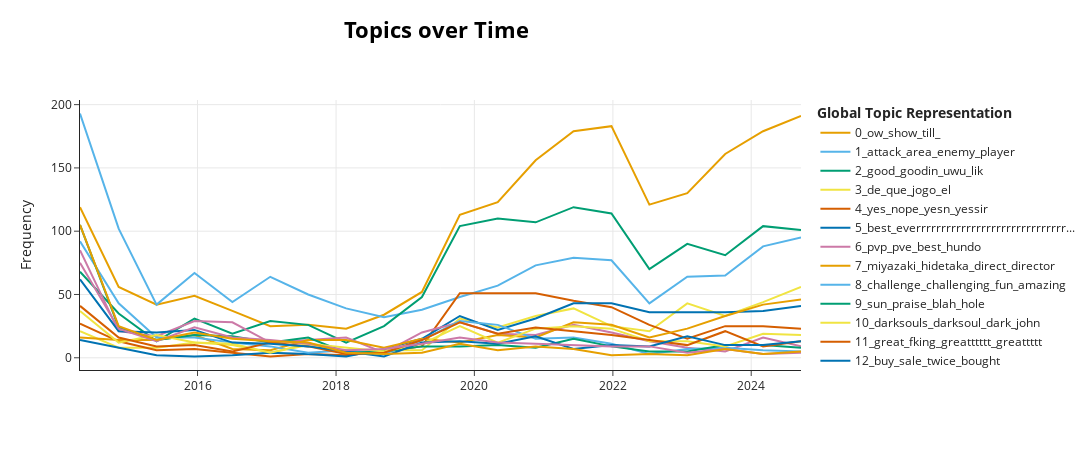

Here is the notebook cell this chart was saved with:
### Code cell
topic_model.visualize_topics_over_time(topics_over_time, top_n_topics=15)

### Figure 1 — Plotly figure (JSON) as saved in the notebook; plotly's stock layout.template omitted (floating-point values rounded to 4 significant figures)
{"data": [{"hoverinfo": "text", "hovertext": ["<b>Topic 0</b><br>Words: ow, show, till, , ", "<b>Topic 0</b><br>Words: ow, show, till, , ", "<b>Topic 0</b><br>Words: ow, show, till, , ", "<b>Topic 0</b><br>Words: ow, show, till, , ", "<b>Topic 0</b><br>Words: ow, show, till, , ", "<b>Topic 0</b><br>Words: ow, show, till, , ", "<b>Topic 0</b><br>Words: ow, show, till, , ", "<b>Topic 0</b><br>Words: ow, show, till, , ", "<b>Topic 0</b><br>Words: show, ow, till, , ", "<b>Topic 0</b><br>Words: ow, show, till, , ", "<b>Topic 0</b><br>Words: ow, show, till, , ", "<b>Topic 0</b><br>Words: ow, show, till, , ", "<b>Topic 0</b><br>Words: ow, show, till, , ", "<b>Topic 0</b><br>Words: show, ow, till, , ", "<b>Topic 0</b><br>Words: ow, show, till, , ", "<b>Topic 0</b><br>Words: ow, show, till, , ", "<b>Topic 0</b><br>Words: ow, show, till, , ", "<b>Topic 0</b><br>Words: ow, show, till, , ", "<b>Topic 0</b><br>Words: till, ow, show, , ", "<b>Topic 0</b><br>Words: ow, show, till, , "], "marker": {"color": "#E69F00"}, "mode": "lines", "name": "0_ow_show_till_", "type": "scatter", "x": ["2014-04-20T18:06:56.036000", "2014-11-10T19:22:33.200000", "2015-05-29T20:36:41.400000", "2015-12-15T21:50:49.600000", "2016-07-02T23:04:57.800000", "2017-01-19T00:19:06", "2017-08-07T01:33:14.200000", "2018-02-23T02:47:22.400000", "2018-09-11T04:01:30.600000", "2019-03-30T05:15:38.800000", "2019-10-16T06:29:47", "2020-05-03T07:43:55.200000", "2020-11-19T08:58:03.400000", "2021-06-07T10:12:11.600000", "2021-12-24T11:26:19.800000", "2022-07-12T12:40:28", "2023-01-28T13:54:36.200000", "2023-08-16T15:08:44.400000", "2024-03-03T16:22:52.600000", "2024-09-19T17:37:00.800000"], "y": [119, 56, 42, 49, 37, 25, 26, 23, 34, 52, 113, 123, 156, 179, 183, 121, 130, 161, 179, 191]}, {"hoverinfo": "text", "hovertext": ["<b>Topic 1</b><br>Words: covenant, bursss, player, weapon, bonfire", "<b>Topic 1</b><br>Words: matrixdll, player, new, area, fight", "<b>Topic 1</b><br>Words: dks, das, da, enemy, item", "<b>Topic 1</b><br>Words: katana, chaos, rapier, ice, havel", "<b>Topic 1</b><br>Words: area, player, attack, weapon, enemy", "<b>Topic 1</b><br>Words: attack, bonfire, item, weapon, damage", "<b>Topic 1</b><br>Words: area, covenant, attack, item, enemy", "<b>Topic 1</b><br>Words: attack, player, damage, enemy, certain", "<b>Topic 1</b><br>Words: attack, area, player, damage, enemy", "<b>Topic 1</b><br>Words: enemy, area, damage, fight, stats", "<b>Topic 1</b><br>Words: bean, enemy, area, attack, fight", "<b>Topic 1</b><br>Words: attack, roll, area, enemy, animation", "<b>Topic 1</b><br>Words: attack, enemy, area, roll, damage", "<b>Topic 1</b><br>Words: attack, heal, area, enemy, frame", "<b>Topic 1</b><br>Words: iron, keep, hate, attack, fight", "<b>Topic 1</b><br>Words: enemy, estus, url, level, certain", "<b>Topic 1</b><br>Words: attack, animation, enemy, king, bos", "<b>Topic 1</b><br>Words: dementia, attack, bos, fight, enemy", "<b>Topic 1</b><br>Words: tyler, creator, enemy, area, attack", "<b>Topic 1</b><br>Words: spoiler, enemy, area, damage, feel"], "marker": {"color": "#56B4E9"}, "mode": "lines", "name": "1_attack_area_enemy_player", "type": "scatter", "x": ["2014-04-20T18:06:56.036000", "2014-11-10T19:22:33.200000", "2015-05-29T20:36:41.400000", "2015-12-15T21:50:49.600000", "2016-07-02T23:04:57.800000", "2017-01-19T00:19:06", "2017-08-07T01:33:14.200000", "2018-02-23T02:47:22.400000", "2018-09-11T04:01:30.600000", "2019-03-30T05:15:38.800000", "2019-10-16T06:29:47", "2020-05-03T07:43:55.200000", "2020-11-19T08:58:03.400000", "2021-06-07T10:12:11.600000", "2021-12-24T11:26:19.800000", "2022-07-12T12:40:28", "2023-01-28T13:54:36.200000", "2023-08-16T15:08:44.400000", "2024-03-03T16:22:52.600000", "2024-09-19T17:37:00.800000"], "y": [193, 102, 42, 67, 44, 64, 50, 39, 32, 38, 48, 57, 73, 79, 77, 43, 64, 65, 88, 95]}, {"hoverinfo": "text", "hovertext": ["<b>Topic 2</b><br>Words: good, as, goodin, uwu, lik", "<b>Topic 2</b><br>Words: good, dat, pussy, goodin, uwu", "<b>Topic 2</b><br>Words: good, goodin, uwu, lik, mm", "<b>Topic 2</b><br>Words: good, goodin, uwu, lik, mm", "<b>Topic 2</b><br>Words: good, goodin, uwu, lik, mm", "<b>Topic 2</b><br>Words: good, goodin, uwu, lik, mm", "<b>Topic 2</b><br>Words: good, goodin, uwu, lik, mm", "<b>Topic 2</b><br>Words: good, goodin, uwu, lik, mm", "<b>Topic 2</b><br>Words: good, goodin, uwu, lik, mm", "<b>Topic 2</b><br>Words: good, noice, goodin, uwu, lik", "<b>Topic 2</b><br>Words: good, lik, goodin, uwu, mm", "<b>Topic 2</b><br>Words: good, mm, lol, dks, goodin", "<b>Topic 2</b><br>Words: good, goodin, uwu, lik, mm", "<b>Topic 2</b><br>Words: good, thats, goodin, uwu, lik", "<b>Topic 2</b><br>Words: good, er, please, goodin, uwu", "<b>Topic 2</b><br>Words: good, goodin, uwu, lik, mm", "<b>Topic 2</b><br>Words: good, goodin, uwu, lik, mm", "<b>Topic 2</b><br>Words: good, goodin, uh, nioh, af", "<b>Topic 2</b><br>Words: good, ol, goodin, uwu, lik", "<b>Topic 2</b><br>Words: good, uwu, goodin, lik, mm"], "marker": {"color": "#009E73"}, "mode": "lines", "name": "2_good_goodin_uwu_lik", "type": "scatter", "x": ["2014-04-20T18:06:56.036000", "2014-11-10T19:22:33.200000", "2015-05-29T20:36:41.400000", "2015-12-15T21:50:49.600000", "2016-07-02T23:04:57.800000", "2017-01-19T00:19:06", "2017-08-07T01:33:14.200000", "2018-02-23T02:47:22.400000", "2018-09-11T04:01:30.600000", "2019-03-30T05:15:38.800000", "2019-10-16T06:29:47", "2020-05-03T07:43:55.200000", "2020-11-19T08:58:03.400000", "2021-06-07T10:12:11.600000", "2021-12-24T11:26:19.800000", "2022-07-12T12:40:28", "2023-01-28T13:54:36.200000", "2023-08-16T15:08:44.400000", "2024-03-03T16:22:52.600000", "2024-09-19T17:37:00.800000"], "y": [68, 35, 13, 31, 19, 29, 26, 12, 25, 48, 104, 110, 107, 119, 114, 70, 90, 81, 104, 101]}, {"hoverinfo": "text", "hovertext": ["<b>Topic 3</b><br>Words: que, jogo, de, el, primeiro", "<b>Topic 3</b><br>Words: de, que, jogo, la, et", "<b>Topic 3</b><br>Words: que, el, jogo, ncia, de", "<b>Topic 3</b><br>Words: que, jogo, de, se, morrer", "<b>Topic 3</b><br>Words: de, el, que, la, en", "<b>Topic 3</b><br>Words: que, de, su, la, en", "<b>Topic 3</b><br>Words: que, la, se, el, de", "<b>Topic 3</b><br>Words: morrer, perfeito, matar, mais, se", "<b>Topic 3</b><br>Words: el, de, favorita, mentale, castigara", "<b>Topic 3</b><br>Words: jogo, que, para, de, jogar", "<b>Topic 3</b><br>Words: que, jogo, juegazo, de, pero", "<b>Topic 3</b><br>Words: jogo, que, de, ma, um", "<b>Topic 3</b><br>Words: novo, de, que, el, jogo", "<b>Topic 3</b><br>Words: que, de, jogo, juego, um", "<b>Topic 3</b><br>Words: de, la, que, el, juego", "<b>Topic 3</b><br>Words: que, de, pra, jogo, voc", "<b>Topic 3</b><br>Words: que, de, jogo, um, el", "<b>Topic 3</b><br>Words: te, odeio, amo, de, que", "<b>Topic 3</b><br>Words: de, que, el, juego, jogo", "<b>Topic 3</b><br>Words: que, de, jogo, la, el"], "marker": {"color": "#F0E442"}, "mode": "lines", "name": "3_de_que_jogo_el", "type": "scatter", "x": ["2014-04-20T18:06:56.036000", "2014-11-10T19:22:33.200000", "2015-05-29T20:36:41.400000", "2015-12-15T21:50:49.600000", "2016-07-02T23:04:57.800000", "2017-01-19T00:19:06", "2017-08-07T01:33:14.200000", "2018-02-23T02:47:22.400000", "2018-09-11T04:01:30.600000", "2019-03-30T05:15:38.800000", "2019-10-16T06:29:47", "2020-05-03T07:43:55.200000", "2020-11-19T08:58:03.400000", "2021-06-07T10:12:11.600000", "2021-12-24T11:26:19.800000", "2022-07-12T12:40:28", "2023-01-28T13:54:36.200000", "2023-08-16T15:08:44.400000", "2024-03-03T16:22:52.600000", "2024-09-19T17:37:00.800000"], "y": [21, 8, 8, 12, 10, 4, 10, 4, 6, 6, 31, 24, 33, 39, 25, 21, 43, 33, 44, 56]}, {"hoverinfo": "text", "hovertext": ["<b>Topic 4</b><br>Words: yes, nope, frog, yesn, yessir", "<b>Topic 4</b><br>Words: yes, nope, yesn, yessir, frog", "<b>Topic 4</b><br>Words: yes, nope, yesn, yessir, frog", "<b>Topic 4</b><br>Words: yes, nope, yesn, yessir, frog", "<b>Topic 4</b><br>Words: yes, nope, yesn, yessir, frog", "<b>Topic 4</b><br>Words: yes, nope, yesn, yessir, frog", "<b>Topic 4</b><br>Words: yes, nope, yesn, yessir, frog", "<b>Topic 4</b><br>Words: yes, nope, yesn, yessir, frog", "<b>Topic 4</b><br>Words: yes, nope, yesn, yessir, frog", "<b>Topic 4</b><br>Words: yes, nope, yesn, yessir, frog", "<b>Topic 4</b><br>Words: yes, nope, yesn, yessir, frog", "<b>Topic 4</b><br>Words: yes, nope, yesn, yessir, frog", "<b>Topic 4</b><br>Words: yes, nope, yesn, yessir, frog", "<b>Topic 4</b><br>Words: yes, thank, nope, bro, sir", "<b>Topic 4</b><br>Words: yes, nope, yesn, yessir, frog", "<b>Topic 4</b><br>Words: yes, nope, yesn, yessir, frog", "<b>Topic 4</b><br>Words: yes, nope, yesn, yessir, frog", "<b>Topic 4</b><br>Words: yes, yessir, nope, yesn, frog", "<b>Topic 4</b><br>Words: yes, nope, yesn, yessir, frog", "<b>Topic 4</b><br>Words: yes, nope, yesn, yessir, frog"], "marker": {"color": "#D55E00"}, "mode": "lines", "name": "4_yes_nope_yesn_yessir", "type": "scatter", "x": ["2014-04-20T18:06:56.036000", "2014-11-10T19:22:33.200000", "2015-05-29T20:36:41.400000", "2015-12-15T21:50:49.600000", "2016-07-02T23:04:57.800000", "2017-01-19T00:19:06", "2017-08-07T01:33:14.200000", "2018-02-23T02:47:22.400000", "2018-09-11T04:01:30.600000", "2019-03-30T05:15:38.800000", "2019-10-16T06:29:47", "2020-05-03T07:43:55.200000", "2020-11-19T08:58:03.400000", "2021-06-07T10:12:11.600000", "2021-12-24T11:26:19.800000", "2022-07-12T12:40:28", "2023-01-28T13:54:36.200000", "2023-08-16T15:08:44.400000", "2024-03-03T16:22:52.600000", "2024-09-19T17:37:00.800000"], "y": [27, 13, 6, 7, 4, 1, 3, 2, 5, 9, 51, 51, 51, 45, 40, 26, 15, 25, 25, 23]}, {"hoverinfo": "text", "hovertext": ["<b>Topic 5</b><br>Words: best, everrrrrrrrrrrrrrrrrrrrrrrrrrrrrrrrrrrrrrrrrrrrrrrrrrrrrrrrrrrrrrrrrrrrrrrrrrrrrrrrrrrrrrrrrrrrrrrrrrrrrrr, proper, job, lol", "<b>Topic 5</b><br>Words: best, everrrrrrrrrrrrrrrrrrrrrrrrrrrrrrrrrrrrrrrrrrrrrrrrrrrrrrrrrrrrrrrrrrrrrrrrrrrrrrrrrrrrrrrrrrrrrrrrrrrrrrr, proper, job, lol", "<b>Topic 5</b><br>Words: best, everrrrrrrrrrrrrrrrrrrrrrrrrrrrrrrrrrrrrrrrrrrrrrrrrrrrrrrrrrrrrrrrrrrrrrrrrrrrrrrrrrrrrrrrrrrrrrrrrrrrrrr, proper, job, lol", "<b>Topic 5</b><br>Words: best, everrrrrrrrrrrrrrrrrrrrrrrrrrrrrrrrrrrrrrrrrrrrrrrrrrrrrrrrrrrrrrrrrrrrrrrrrrrrrrrrrrrrrrrrrrrrrrrrrrrrrrr, proper, job, lol", "<b>Topic 5</b><br>Words: best, lol, everrrrrrrrrrrrrrrrrrrrrrrrrrrrrrrrrrrrrrrrrrrrrrrrrrrrrrrrrrrrrrrrrrrrrrrrrrrrrrrrrrrrrrrrrrrrrrrrrrrrrrr, proper, job", "<b>Topic 5</b><br>Words: best, everrrrrrrrrrrrrrrrrrrrrrrrrrrrrrrrrrrrrrrrrrrrrrrrrrrrrrrrrrrrrrrrrrrrrrrrrrrrrrrrrrrrrrrrrrrrrrrrrrrrrrr, proper, job, lol", "<b>Topic 5</b><br>Words: best, everrrrrrrrrrrrrrrrrrrrrrrrrrrrrrrrrrrrrrrrrrrrrrrrrrrrrrrrrrrrrrrrrrrrrrrrrrrrrrrrrrrrrrrrrrrrrrrrrrrrrrr, proper, job, lol", "<b>Topic 5</b><br>Words: best, everrrrrrrrrrrrrrrrrrrrrrrrrrrrrrrrrrrrrrrrrrrrrrrrrrrrrrrrrrrrrrrrrrrrrrrrrrrrrrrrrrrrrrrrrrrrrrrrrrrrrrr, proper, job, lol", "<b>Topic 5</b><br>Words: best, everrrrrrrrrrrrrrrrrrrrrrrrrrrrrrrrrrrrrrrrrrrrrrrrrrrrrrrrrrrrrrrrrrrrrrrrrrrrrrrrrrrrrrrrrrrrrrrrrrrrrrr, proper, job, lol", "<b>Topic 5</b><br>Words: best, everrrrrrrrrrrrrrrrrrrrrrrrrrrrrrrrrrrrrrrrrrrrrrrrrrrrrrrrrrrrrrrrrrrrrrrrrrrrrrrrrrrrrrrrrrrrrrrrrrrrrrr, proper, job, lol", "<b>Topic 5</b><br>Words: best, everrrrrrrrrrrrrrrrrrrrrrrrrrrrrrrrrrrrrrrrrrrrrrrrrrrrrrrrrrrrrrrrrrrrrrrrrrrrrrrrrrrrrrrrrrrrrrrrrrrrrrr, proper, job, lol", "<b>Topic 5</b><br>Words: best, everrrrrrrrrrrrrrrrrrrrrrrrrrrrrrrrrrrrrrrrrrrrrrrrrrrrrrrrrrrrrrrrrrrrrrrrrrrrrrrrrrrrrrrrrrrrrrrrrrrrrrr, proper, job, lol", "<b>Topic 5</b><br>Words: best, everrrrrrrrrrrrrrrrrrrrrrrrrrrrrrrrrrrrrrrrrrrrrrrrrrrrrrrrrrrrrrrrrrrrrrrrrrrrrrrrrrrrrrrrrrrrrrrrrrrrrrr, proper, job, lol", "<b>Topic 5</b><br>Words: best, everrrrrrrrrrrrrrrrrrrrrrrrrrrrrrrrrrrrrrrrrrrrrrrrrrrrrrrrrrrrrrrrrrrrrrrrrrrrrrrrrrrrrrrrrrrrrrrrrrrrrrr, proper, job, lol", "<b>Topic 5</b><br>Words: best, everrrrrrrrrrrrrrrrrrrrrrrrrrrrrrrrrrrrrrrrrrrrrrrrrrrrrrrrrrrrrrrrrrrrrrrrrrrrrrrrrrrrrrrrrrrrrrrrrrrrrrr, proper, job, lol", "<b>Topic 5</b><br>Words: best, since, everrrrrrrrrrrrrrrrrrrrrrrrrrrrrrrrrrrrrrrrrrrrrrrrrrrrrrrrrrrrrrrrrrrrrrrrrrrrrrrrrrrrrrrrrrrrrrrrrrrrrrr, proper, job", "<b>Topic 5</b><br>Words: best, everrrrrrrrrrrrrrrrrrrrrrrrrrrrrrrrrrrrrrrrrrrrrrrrrrrrrrrrrrrrrrrrrrrrrrrrrrrrrrrrrrrrrrrrrrrrrrrrrrrrrrr, proper, job, lol", "<b>Topic 5</b><br>Words: best, right, everrrrrrrrrrrrrrrrrrrrrrrrrrrrrrrrrrrrrrrrrrrrrrrrrrrrrrrrrrrrrrrrrrrrrrrrrrrrrrrrrrrrrrrrrrrrrrrrrrrrrrr, proper, job", "<b>Topic 5</b><br>Words: best, everrrrrrrrrrrrrrrrrrrrrrrrrrrrrrrrrrrrrrrrrrrrrrrrrrrrrrrrrrrrrrrrrrrrrrrrrrrrrrrrrrrrrrrrrrrrrrrrrrrrrrr, proper, job, lol", "<b>Topic 5</b><br>Words: best, everrrrrrrrrrrrrrrrrrrrrrrrrrrrrrrrrrrrrrrrrrrrrrrrrrrrrrrrrrrrrrrrrrrrrrrrrrrrrrrrrrrrrrrrrrrrrrrrrrrrrrr, proper, job, lol"], "marker": {"color": "#0072B2"}, "mode": "lines", "name": "5_best_everrrrrrrrrrrrrrrrrrrrrrrrrrrrrr...", "type": "scatter", "x": ["2014-04-20T18:06:56.036000", "2014-11-10T19:22:33.200000", "2015-05-29T20:36:41.400000", "2015-12-15T21:50:49.600000", "2016-07-02T23:04:57.800000", "2017-01-19T00:19:06", "2017-08-07T01:33:14.200000", "2018-02-23T02:47:22.400000", "2018-09-11T04:01:30.600000", "2019-03-30T05:15:38.800000", "2019-10-16T06:29:47", "2020-05-03T07:43:55.200000", "2020-11-19T08:58:03.400000", "2021-06-07T10:12:11.600000", "2021-12-24T11:26:19.800000", "2022-07-12T12:40:28", "2023-01-28T13:54:36.200000", "2023-08-16T15:08:44.400000", "2024-03-03T16:22:52.600000", "2024-09-19T17:37:00.800000"], "y": [14, 8, 2, 1, 2, 4, 3, 1, 7, 15, 33, 22, 31, 43, 43, 36, 36, 36, 37, 41]}, {"hoverinfo": "text", "hovertext": ["<b>Topic 6</b><br>Words: pvp, pve, deths, servrs, slighly", "<b>Topic 6</b><br>Words: pvp, ice, raipers, againsts, bugginess", "<b>Topic 6</b><br>Words: stunlock, pvp, pve, zuck, bellbro", "<b>Topic 6</b><br>Words: pvp, pve, havemybabies, tstorm, infinetly", "<b>Topic 6</b><br>Words: pvp, pve, female, anillo, soluborne", "<b>Topic 6</b><br>Words: pvp, pve, unbelievable, prefere, ham", "<b>Topic 6</b><br>Words: pvp, neato, forced, ping, pve", "<b>Topic 6</b><br>Words: pvp, noxious, spends, gamedesign, pve", "<b>Topic 6</b><br>Words: actuall, pussy, ton, pvp, count", "<b>Topic 6</b><br>Words: pvp, pve, tipper, fedora, hatemail", "<b>Topic 6</b><br>Words: pvp, pve, litreally, dankest, lp", "<b>Topic 6</b><br>Words: pvp, pve, spurg, campaing, refuge", "<b>Topic 6</b><br>Words: pvp, pve, matchmacking, casulz, simillar", "<b>Topic 6</b><br>Words: pvp, hundo, pve, estoc, pagchomp", "<b>Topic 6</b><br>Words: pvp, pve, crazi, brst, emoticon", "<b>Topic 6</b><br>Words: pvp, ideology, spammer, acolyte, unknown", "<b>Topic 6</b><br>Words: beg, embodiment, griefers, pvp, raid", "<b>Topic 6</b><br>Words: cosmetic, navigation, sol, medieval, pvp", "<b>Topic 6</b><br>Words: ole, pve, pvp, experimentally, vip", "<b>Topic 6</b><br>Words: pvp, comp, swordplay, boo, cringe"], "marker": {"color": "#CC79A7"}, "mode": "lines", "name": "6_pvp_pve_best_hundo", "type": "scatter", "x": ["2014-04-20T18:06:56.036000", "2014-11-10T19:22:33.200000", "2015-05-29T20:36:41.400000", "2015-12-15T21:50:49.600000", "2016-07-02T23:04:57.800000", "2017-01-19T00:19:06", "2017-08-07T01:33:14.200000", "2018-02-23T02:47:22.400000", "2018-09-11T04:01:30.600000", "2019-03-30T05:15:38.800000", "2019-10-16T06:29:47", "2020-05-03T07:43:55.200000", "2020-11-19T08:58:03.400000", "2021-06-07T10:12:11.600000", "2021-12-24T11:26:19.800000", "2022-07-12T12:40:28", "2023-01-28T13:54:36.200000", "2023-08-16T15:08:44.400000", "2024-03-03T16:22:52.600000", "2024-09-19T17:37:00.800000"], "y": [85, 21, 17, 29, 28, 12, 14, 16, 4, 20, 28, 19, 18, 26, 20, 13, 8, 5, 16, 9]}, {"hoverinfo": "text", "hovertext": ["<b>Topic 7</b><br>Words: miyazaki, hidetaka, director, labrynth, solaire", "<b>Topic 7</b><br>Words: miyazaki, burger, film, director, hidetaka", "<b>Topic 7</b><br>Words: miyazaki, hidetaka, queen, challanage, golem", "<b>Topic 7</b><br>Words: miyazaki, hidetaka, sparse, director, figurine", "<b>Topic 7</b><br>Words: dat, miyazaki, wahhhh, semblence, opininon", "<b>Topic 7</b><br>Words: dksi, miyazaki, writer, section, iic", "<b>Topic 7</b><br>Words: miyazaki, hidetaka, cover, direct, novel", "<b>Topic 7</b><br>Words: miyazaki, initially, unknowing, intensity, lovecraft", "<b>Topic 7</b><br>Words: miyazaki, bloodborn, tattoo, alot, gem", "<b>Topic 7</b><br>Words: miyazaki, critique, iframes, familiar, unexplained", "<b>Topic 7</b><br>Words: miyazaki, absence, controversy, ornstein, hidetaka", "<b>Topic 7</b><br>Words: miyazaki, direct, hidetaka, miazaki, director", "<b>Topic 7</b><br>Words: miyazaki, hidetaka, tomohiro, shibuya, direct", "<b>Topic 7</b><br>Words: miyazaki, direct, absence, hidetaka, enormous", "<b>Topic 7</b><br>Words: miyazaki, hidetaka, direct, url, intention", "<b>Topic 7</b><br>Words: miyazaki, hidetaka, development, lopsided, ai", "<b>Topic 7</b><br>Words: miyazaki, emoji, hidetaka, soulslike, trevor", "<b>Topic 7</b><br>Words: miyazaki, hidetaka, spoiler, thank, tanimura", "<b>Topic 7</b><br>Words: miyazaki, hidetaka, direct, director, tedium", "<b>Topic 7</b><br>Words: miyazaki, hidetaka, direct, director, round"], "marker": {"color": "#E69F00"}, "mode": "lines", "name": "7_miyazaki_hidetaka_direct_director", "type": "scatter", "x": ["2014-04-20T18:06:56.036000", "2014-11-10T19:22:33.200000", "2015-05-29T20:36:41.400000", "2015-12-15T21:50:49.600000", "2016-07-02T23:04:57.800000", "2017-01-19T00:19:06", "2017-08-07T01:33:14.200000", "2018-02-23T02:47:22.400000", "2018-09-11T04:01:30.600000", "2019-03-30T05:15:38.800000", "2019-10-16T06:29:47", "2020-05-03T07:43:55.200000", "2020-11-19T08:58:03.400000", "2021-06-07T10:12:11.600000", "2021-12-24T11:26:19.800000", "2022-07-12T12:40:28", "2023-01-28T13:54:36.200000", "2023-08-16T15:08:44.400000", "2024-03-03T16:22:52.600000", "2024-09-19T17:37:00.800000"], "y": [16, 14, 14, 18, 7, 6, 14, 14, 8, 15, 12, 18, 16, 28, 26, 16, 23, 33, 42, 46]}, {"hoverinfo": "text", "hovertext": ["<b>Topic 8</b><br>Words: challenge, challenging, fun, eyesockets, centry", "<b>Topic 8</b><br>Words: challenge, defenately, supah, challenging, agrivating", "<b>Topic 8</b><br>Words: challenge, messing, challenging, sole, starter", "<b>Topic 8</b><br>Words: challenge, reccomendo, versus, challenging, enimies", "<b>Topic 8</b><br>Words: challenge, squooshed, whale, challenging, ver", "<b>Topic 8</b><br>Words: difficeurewlt, sophisticatioadawdw, awd, challenge, gift", "<b>Topic 8</b><br>Words: daily, challenge, affect, regret, satisfy", "<b>Topic 8</b><br>Words: littt, lul, challenge, race, thru", "<b>Topic 8</b><br>Words: grasp, timing, hop, challenge, ago", "<b>Topic 8</b><br>Words: challenge, aaaaaarrrrghhhh, grapchical, mutant, adventurous", "<b>Topic 8</b><br>Words: challenge, challenging, pastime, haaard, awesomely", "<b>Topic 8</b><br>Words: challenge, aaaaaaaaaaaaaaaaaaaaaaaaaaaaaaaaaaaaaaaaaaaaaaaaaaaaaaaaaaaaaahhhhhhhhhhhhhhhhhhhhhhhhhhhhhhhhhhhhhhhhhhhhhh, aaaaaaaaaaaaaaaaaaaaaaaaaaaaaaaaahhhhhhhhhhhhhhhhhhhhhhhhhhhhhhhhhhhhhhhhhhhhhhhhhhhhhhhh, legendary, success", "<b>Topic 8</b><br>Words: challenge, challenging, finnished, enimies, gratify", "<b>Topic 8</b><br>Words: challenge, tad, overcome, challenging, hair", "<b>Topic 8</b><br>Words: challenge, shady, obtuse, reveal, worthwhile", "<b>Topic 8</b><br>Words: amazing, challenge, would, pretty, fun", "<b>Topic 8</b><br>Words: stressing, memed, challenge, challenging, eh", "<b>Topic 8</b><br>Words: scrabble, bringer, goldfish, certify, challenged", "<b>Topic 8</b><br>Words: understnad, ounce, challenge, buggy, challenging", "<b>Topic 8</b><br>Words: challengeing, bid, colorful, challenge, frustrated"], "marker": {"color": "#56B4E9"}, "mode": "lines", "name": "8_challenge_challenging_fun_amazing", "type": "scatter", "x": ["2014-04-20T18:06:56.036000", "2014-11-10T19:22:33.200000", "2015-05-29T20:36:41.400000", "2015-12-15T21:50:49.600000", "2016-07-02T23:04:57.800000", "2017-01-19T00:19:06", "2017-08-07T01:33:14.200000", "2018-02-23T02:47:22.400000", "2018-09-11T04:01:30.600000", "2019-03-30T05:15:38.800000", "2019-10-16T06:29:47", "2020-05-03T07:43:55.200000", "2020-11-19T08:58:03.400000", "2021-06-07T10:12:11.600000", "2021-12-24T11:26:19.800000", "2022-07-12T12:40:28", "2023-01-28T13:54:36.200000", "2023-08-16T15:08:44.400000", "2024-03-03T16:22:52.600000", "2024-09-19T17:37:00.800000"], "y": [92, 43, 16, 16, 12, 9, 4, 6, 3, 14, 29, 26, 15, 16, 11, 3, 7, 8, 6, 5]}, {"hoverinfo": "text", "hovertext": ["<b>Topic 9</b><br>Words: sun, praise, blah, hole, adherent", "<b>Topic 9</b><br>Words: sun, praise, bangt, huraah, bloom", "<b>Topic 9</b><br>Words: sun, praise, eighty, matey, biatch", "<b>Topic 9</b><br>Words: sun, praise, energy, goty, addict", "<b>Topic 9</b><br>Words: sun, praise, toast, hole, blah", "<b>Topic 9</b><br>Words: sun, praise, sunny, blah, hole", "<b>Topic 9</b><br>Words: sun, praise, dat, gravity, ign", "<b>Topic 9</b><br>Words: sun, blah, praise, meme, tongue", "<b>Topic 9</b><br>Words: sun, praise, dark, extra, content", "<b>Topic 9</b><br>Words: sun, praise, sunnnnnnnnnn, uncle, creepy", "<b>Topic 9</b><br>Words: sun, praise, blah, hole, eighty", "<b>Topic 9</b><br>Words: sun, praise, paise, blah, hole", "<b>Topic 9</b><br>Words: sun, praise, suck, blah, hole", "<b>Topic 9</b><br>Words: sun, praise, odball, ok, blah", "<b>Topic 9</b><br>Words: sun, praise, completion, difficulty, blah", "<b>Topic 9</b><br>Words: sun, praise, server, back, blah", "<b>Topic 9</b><br>Words: sun, praise, blah, hole, eighty", "<b>Topic 9</b><br>Words: sun, praise, introspection, therefore, require", "<b>Topic 9</b><br>Words: sun, praise, hoorah, swallow, bom", "<b>Topic 9</b><br>Words: sun, praise, luv, pray, dis"], "marker": {"color": "#009E73"}, "mode": "lines", "name": "9_sun_praise_blah_hole", "type": "scatter", "x": ["2014-04-20T18:06:56.036000", "2014-11-10T19:22:33.200000", "2015-05-29T20:36:41.400000", "2015-12-15T21:50:49.600000", "2016-07-02T23:04:57.800000", "2017-01-19T00:19:06", "2017-08-07T01:33:14.200000", "2018-02-23T02:47:22.400000", "2018-09-11T04:01:30.600000", "2019-03-30T05:15:38.800000", "2019-10-16T06:29:47", "2020-05-03T07:43:55.200000", "2020-11-19T08:58:03.400000", "2021-06-07T10:12:11.600000", "2021-12-24T11:26:19.800000", "2022-07-12T12:40:28", "2023-01-28T13:54:36.200000", "2023-08-16T15:08:44.400000", "2024-03-03T16:22:52.600000", "2024-09-19T17:37:00.800000"], "y": [105, 24, 14, 18, 17, 12, 16, 4, 5, 9, 9, 10, 8, 15, 9, 5, 5, 10, 10, 8]}, {"hoverinfo": "text", "hovertext": ["<b>Topic 10</b><br>Words: darksouls, darksoulsii, dark, exe, darksoul", "<b>Topic 10</b><br>Words: darksouls, hgue, hesitent, darker, downloading", "<b>Topic 10</b><br>Words: darksouls, dark, absurdly, thoue, starved", "<b>Topic 10</b><br>Words: darksouls, xenoblade, chronicle, darksoul, okgamety", "<b>Topic 10</b><br>Words: darksouls, darkosuls, darkaum, poha, soz", "<b>Topic 10</b><br>Words: darksouls, bsod, maple, hunk, sticky", "<b>Topic 10</b><br>Words: darksouls, cookie, buggyier, endurence, darko", "<b>Topic 10</b><br>Words: darksouls, objectivelly, darkouls, inspite, personaly", "<b>Topic 10</b><br>Words: darksouls, sht, casuls, happens, respond", "<b>Topic 10</b><br>Words: darksouls, darkhorse, purists, silence, shittiest", "<b>Topic 10</b><br>Words: darksouls, traaaaaaaash, beatplayers, defentel, raipiers", "<b>Topic 10</b><br>Words: darksouls, blackpill, unesssicasry, check, longtime", "<b>Topic 10</b><br>Words: darksouls, moonlight, darks, unrefined, prob", "<b>Topic 10</b><br>Words: darksouls, darksoul, john, flank, demondsouls", "<b>Topic 10</b><br>Words: darksouls, darksoul, darklurker, verbose, deve", "<b>Topic 10</b><br>Words: darksouls, souliest, twoiest, darko, darksoul", "<b>Topic 10</b><br>Words: darksouls, dark, lakewood, janksouls, lisa", "<b>Topic 10</b><br>Words: john, darksoul, darksouls, wife, darkest", "<b>Topic 10</b><br>Words: darksouls, darksoul, darks, hater, darked", "<b>Topic 10</b><br>Words: darksouls, darksoul, darker, darketosoudos, tremendo"], "marker": {"color": "#F0E442"}, "mode": "lines", "name": "10_darksouls_darksoul_dark_john", "type": "scatter", "x": ["2014-04-20T18:06:56.036000", "2014-11-10T19:22:33.200000", "2015-05-29T20:36:41.400000", "2015-12-15T21:50:49.600000", "2016-07-02T23:04:57.800000", "2017-01-19T00:19:06", "2017-08-07T01:33:14.200000", "2018-02-23T02:47:22.400000", "2018-09-11T04:01:30.600000", "2019-03-30T05:15:38.800000", "2019-10-16T06:29:47", "2020-05-03T07:43:55.200000", "2020-11-19T08:58:03.400000", "2021-06-07T10:12:11.600000", "2021-12-24T11:26:19.800000", "2022-07-12T12:40:28", "2023-01-28T13:54:36.200000", "2023-08-16T15:08:44.400000", "2024-03-03T16:22:52.600000", "2024-09-19T17:37:00.800000"], "y": [37, 12, 18, 12, 11, 4, 11, 8, 5, 11, 25, 12, 23, 25, 23, 13, 13, 9, 19, 18]}, {"hoverinfo": "text", "hovertext": ["<b>Topic 11</b><br>Words: great, fking, greattttt, greatttttt, everyone", "<b>Topic 11</b><br>Words: great, fking, greattttt, greatttttt, outta", "<b>Topic 11</b><br>Words: great, fking, greattttt, greatttttt, outta", "<b>Topic 11</b><br>Words: great, fking, greattttt, greatttttt, outta", "<b>Topic 11</b><br>Words: great, fking, greattttt, greatttttt, outta", "<b>Topic 11</b><br>Words: great, fking, greattttt, greatttttt, outta", "<b>Topic 11</b><br>Words: great, fking, greattttt, greatttttt, outta", "<b>Topic 11</b><br>Words: great, fking, greattttt, greatttttt, outta", "<b>Topic 11</b><br>Words: great, fking, greattttt, greatttttt, outta", "<b>Topic 11</b><br>Words: great, fking, greattttt, greatttttt, outta", "<b>Topic 11</b><br>Words: great, greattttt, greatttttt, outta, fking", "<b>Topic 11</b><br>Words: great, fking, greattttt, greatttttt, outta", "<b>Topic 11</b><br>Words: great, fking, greattttt, greatttttt, outta", "<b>Topic 11</b><br>Words: great, fking, greattttt, greatttttt, outta", "<b>Topic 11</b><br>Words: great, fking, greattttt, greatttttt, outta", "<b>Topic 11</b><br>Words: great, fking, greattttt, greatttttt, outta", "<b>Topic 11</b><br>Words: great, fking, greattttt, greatttttt, outta", "<b>Topic 11</b><br>Words: great, fking, greattttt, greatttttt, outta", "<b>Topic 11</b><br>Words: great, wonderful, fking, greattttt, greatttttt", "<b>Topic 11</b><br>Words: great, fking, greattttt, greatttttt, outta"], "marker": {"color": "#D55E00"}, "mode": "lines", "name": "11_great_fking_greatttttt_greattttt", "type": "scatter", "x": ["2014-04-20T18:06:56.036000", "2014-11-10T19:22:33.200000", "2015-05-29T20:36:41.400000", "2015-12-15T21:50:49.600000", "2016-07-02T23:04:57.800000", "2017-01-19T00:19:06", "2017-08-07T01:33:14.200000", "2018-02-23T02:47:22.400000", "2018-09-11T04:01:30.600000", "2019-03-30T05:15:38.800000", "2019-10-16T06:29:47", "2020-05-03T07:43:55.200000", "2020-11-19T08:58:03.400000", "2021-06-07T10:12:11.600000", "2021-12-24T11:26:19.800000", "2022-07-12T12:40:28", "2023-01-28T13:54:36.200000", "2023-08-16T15:08:44.400000", "2024-03-03T16:22:52.600000", "2024-09-19T17:37:00.800000"], "y": [41, 16, 9, 10, 5, 12, 9, 3, 4, 14, 28, 19, 24, 21, 18, 14, 10, 21, 9, 13]}, {"hoverinfo": "text", "hovertext": ["<b>Topic 12</b><br>Words: buy, bought, sale, regret, funfunfun", "<b>Topic 12</b><br>Words: buy, sale, twice, winter, confuced", "<b>Topic 12</b><br>Words: sale, buy, hemorrhoids, plesant, booooring", "<b>Topic 12</b><br>Words: buy, bought, nowwwwwwwwwwwww, grillfriend, musta", "<b>Topic 12</b><br>Words: circlejerker, sale, hahahahahah, rhino, apperently", "<b>Topic 12</b><br>Words: shgould, bought, twice, sux, buy", "<b>Topic 12</b><br>Words: kurisu, screaming, weeb, twitch, maldron", "<b>Topic 12</b><br>Words: incomplete, diehard, buy, glad, twice", "<b>Topic 12</b><br>Words: godrays, buy, sale, twice, bought", "<b>Topic 12</b><br>Words: unimaginative, sale, lets, buy, unjustified", "<b>Topic 12</b><br>Words: chuuni, cheapest, sale, withstand, buy", "<b>Topic 12</b><br>Words: monki, buy, doodoo, catalogue, stinky", "<b>Topic 12</b><br>Words: sale, fook, buy, fookin, estate", "<b>Topic 12</b><br>Words: oops, admission, sale, chip, buy", "<b>Topic 12</b><br>Words: plimplimplim, lmao, sucks, cuz, buy", "<b>Topic 12</b><br>Words: norbert, celeste, hoe, sale, yall", "<b>Topic 12</b><br>Words: sale, buy, eam, discount, fuckery", "<b>Topic 12</b><br>Words: osama, aliexpress, wort, laden, buy", "<b>Topic 12</b><br>Words: craigslist, gatekeep, sadomasochism, buy, fam", "<b>Topic 12</b><br>Words: originl, buyin, buy, twice, listen"], "marker": {"color": "#0072B2"}, "mode": "lines", "name": "12_buy_sale_twice_bought", "type": "scatter", "x": ["2014-04-20T18:06:56.036000", "2014-11-10T19:22:33.200000", "2015-05-29T20:36:41.400000", "2015-12-15T21:50:49.600000", "2016-07-02T23:04:57.800000", "2017-01-19T00:19:06", "2017-08-07T01:33:14.200000", "2018-02-23T02:47:22.400000", "2018-09-11T04:01:30.600000", "2019-03-30T05:15:38.800000", "2019-10-16T06:29:47", "2020-05-03T07:43:55.200000", "2020-11-19T08:58:03.400000", "2021-06-07T10:12:11.600000", "2021-12-24T11:26:19.800000", "2022-07-12T12:40:28", "2023-01-28T13:54:36.200000", "2023-08-16T15:08:44.400000", "2024-03-03T16:22:52.600000", "2024-09-19T17:37:00.800000"], "y": [62, 21, 20, 22, 12, 11, 9, 5, 1, 12, 13, 11, 17, 7, 10, 9, 17, 10, 10, 13]}, {"hoverinfo": "text", "hovertext": ["<b>Topic 13</b><br>Words: die, willl, slug, nutshell, eat", "<b>Topic 13</b><br>Words: die, sometimes, owie, finna, willl", "<b>Topic 13</b><br>Words: die, lie, yeah, owie, finna", "<b>Topic 13</b><br>Words: die, sometimes, owie, finna, willl", "<b>Topic 13</b><br>Words: die, oh, owie, finna, willl", "<b>Topic 13</b><br>Words: die, owie, finna, willl, tire", "<b>Topic 13</b><br>Words: die, owie, finna, willl, tire", "<b>Topic 13</b><br>Words: die, sure, owie, finna, willl", "<b>Topic 13</b><br>Words: die, owie, finna, willl, tire", "<b>Topic 13</b><br>Words: die, owie, finna, willl, tire", "<b>Topic 13</b><br>Words: die, tire, thats, okay, never", "<b>Topic 13</b><br>Words: finna, die, owie, willl, tire", "<b>Topic 13</b><br>Words: die, owie, pointless, didnt, finna", "<b>Topic 13</b><br>Words: die, son, must, owie, finna", "<b>Topic 13</b><br>Words: die, yes, owie, finna, willl", "<b>Topic 13</b><br>Words: die, owie, finna, willl, tire", "<b>Topic 13</b><br>Words: yay, die, owie, finna, willl", "<b>Topic 13</b><br>Words: die, owie, finna, willl, tire", "<b>Topic 13</b><br>Words: die, owie, finna, willl, tire", "<b>Topic 13</b><br>Words: die, owie, finna, willl, tire"], "marker": {"color": "#CC79A7"}, "mode": "lines", "name": "13_die_owie_finna_willl", "type": "scatter", "x": ["2014-04-20T18:06:56.036000", "2014-11-10T19:22:33.200000", "2015-05-29T20:36:41.400000", "2015-12-15T21:50:49.600000", "2016-07-02T23:04:57.800000", "2017-01-19T00:19:06", "2017-08-07T01:33:14.200000", "2018-02-23T02:47:22.400000", "2018-09-11T04:01:30.600000", "2019-03-30T05:15:38.800000", "2019-10-16T06:29:47", "2020-05-03T07:43:55.200000", "2020-11-19T08:58:03.400000", "2021-06-07T10:12:11.600000", "2021-12-24T11:26:19.800000", "2022-07-12T12:40:28", "2023-01-28T13:54:36.200000", "2023-08-16T15:08:44.400000", "2024-03-03T16:22:52.600000", "2024-09-19T17:37:00.800000"], "y": [75, 23, 13, 24, 16, 14, 11, 6, 7, 11, 16, 12, 11, 10, 9, 9, 4, 7, 3, 4]}, {"hoverinfo": "text", "hovertext": ["<b>Topic 14</b><br>Words: sun, praise, sunlight, priase, cry", "<b>Topic 14</b><br>Words: sun, praise, dontu, lagstabbing, username", "<b>Topic 14</b><br>Words: sun, praise, ghul, solare, navigating", "<b>Topic 14</b><br>Words: sun, praise, sunbro, bros, sunsword", "<b>Topic 14</b><br>Words: sun, praise, cryyyyyyyyyyyyyyyyyyyyyy, praisethe, praising", "<b>Topic 14</b><br>Words: sun, praise, rekt, sunlight, bros", "<b>Topic 14</b><br>Words: sun, praise, cuphead, allot, backstepped", "<b>Topic 14</b><br>Words: sun, hurra, praise, heresy, hurray", "<b>Topic 14</b><br>Words: wonderfull, sun, praise, ing, coop", "<b>Topic 14</b><br>Words: sun, praiser, barrer, praising, praise", "<b>Topic 14</b><br>Words: sun, praise, ether, sunbros, deprive", "<b>Topic 14</b><br>Words: sun, praise, neil, armstrong, rose", "<b>Topic 14</b><br>Words: sun, praise, drangleics, mercifully, uphold", "<b>Topic 14</b><br>Words: sun, praise, wrekd, strat, diff", "<b>Topic 14</b><br>Words: sun, solaire, praise, receive, underrated", "<b>Topic 14</b><br>Words: sunbro, sun, live, praise, grab", "<b>Topic 14</b><br>Words: sunbro, sun, dying, chunk, praise", "<b>Topic 14</b><br>Words: sun, praise, shay, cur, grill", "<b>Topic 14</b><br>Words: medal, sunlight, chill, sun, praise", "<b>Topic 14</b><br>Words: sun, praise, step, afterall, medal"], "marker": {"color": "#E69F00"}, "mode": "lines", "name": "14_sun_praise_sunlight_sunbro", "type": "scatter", "x": ["2014-04-20T18:06:56.036000", "2014-11-10T19:22:33.200000", "2015-05-29T20:36:41.400000", "2015-12-15T21:50:49.600000", "2016-07-02T23:04:57.800000", "2017-01-19T00:19:06", "2017-08-07T01:33:14.200000", "2018-02-23T02:47:22.400000", "2018-09-11T04:01:30.600000", "2019-03-30T05:15:38.800000", "2019-10-16T06:29:47", "2020-05-03T07:43:55.200000", "2020-11-19T08:58:03.400000", "2021-06-07T10:12:11.600000", "2021-12-24T11:26:19.800000", "2022-07-12T12:40:28", "2023-01-28T13:54:36.200000", "2023-08-16T15:08:44.400000", "2024-03-03T16:22:52.600000", "2024-09-19T17:37:00.800000"], "y": [105, 25, 14, 20, 15, 13, 12, 4, 3, 4, 11, 6, 9, 7, 2, 3, 2, 7, 3, 5]}], "layout": {"height": 450, "hoverlabel": {"bgcolor": "white", "font": {"family": "Rockwell", "size": 16}}, "legend": {"title": {"text": "<b>Global Topic Representation"}}, "title": {"font": {"color": "Black", "size": 22}, "text": "<b>Topics over Time</b>", "x": 0.4, "xanchor": "center", "y": 0.95, "yanchor": "top"}, "width": 1250, "xaxis": {"showgrid": true}, "yaxis": {"showgrid": true, "title": {"text": "Frequency"}}}}
